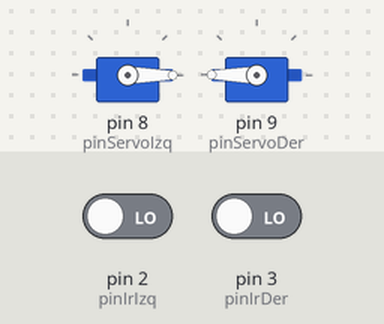
A sketch run on a simulated Arduino Uno, built with avr-gcc and run on an emulated ATmega328P. Parts: 2 × servo. The inputs (shaded band) are chosen by the test bench; at power-on: pin 2 (pinIrIzq) LOW, pin 3 (pinIrDer) LOW.

Above: at 1.2 s.
1.3 s: pin 2 (pinIrIzq) driven HIGH
At 2.0 s:
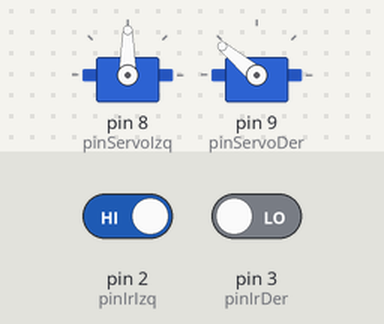
2.8 s: pin 3 (pinIrDer) driven HIGH
At 2.95 s:
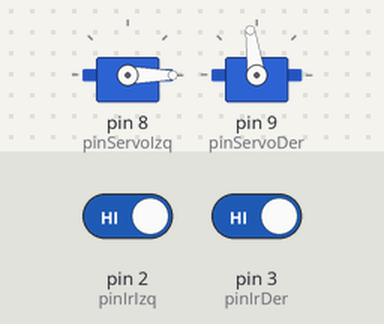
5.8 s: pin 2 (pinIrIzq) driven LOW
At 6.6 s:
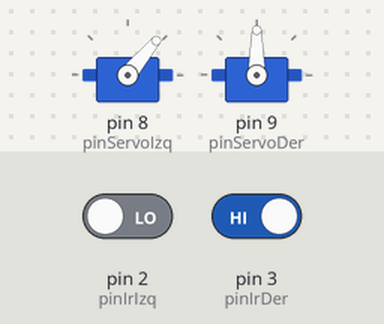
7.3 s: pin 3 (pinIrDer) driven LOW
At 7.7 s:
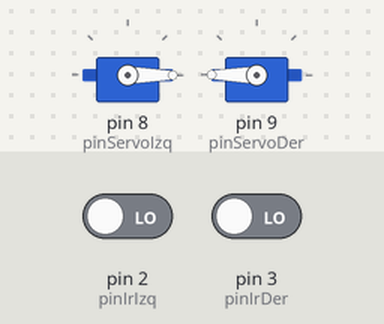
Timing chart, 0 to 9.8 s (numbered marks = the images above; inputs shaded):
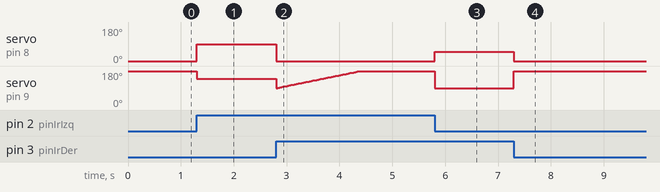

Measured:
- after the input at 1.3 s, servo on pin 8 (pinServoIzq): 0° → 90° at once; servo on pin 9 (pinServoDer): 180° → 140° at once
- after the input at 2.8 s, servo on pin 8 (pinServoIzq): 90° → 0° at once
- after the input at 5.8 s, servo on pin 8 (pinServoIzq): 0° → 50° at once; servo on pin 9 (pinServoDer): 180° → 90° at once
- after the input at 7.3 s, servo on pin 8 (pinServoIzq): 50° → 0° at once; servo on pin 9 (pinServoDer): 90° → 180° at once

The sketch:

Actividad-9.2.ino
```cpp
#include <Servo.h>

int NO_LINEA = 1;
int LINEA = 0;

Servo servoIzq;
Servo servoDer;

int pinServoDer = 9;
int pinServoIzq = 8;
int pinIrDer = 3;
int pinIrIzq = 2;

struct Salida {
  boolean activo = false;
  int servoIzq = -1;
  int servoDer = 90;
};

Salida sComp1 ;
Salida sComp2 ;
Salida sComp3 ;

double control = 0.0;
int reiniciar = 0;

void setup() {
  Serial.begin(9600);
  pinMode( pinIrDer , INPUT);
  pinMode( pinIrIzq , INPUT);

  servoIzq.attach(pinServoIzq);
  servoDer.attach(pinServoDer);
}

void loop() {
  int valorSensorIzq = digitalRead(pinIrIzq);
  int valorSensorDer = digitalRead(pinIrDer);
  //Serial.println("Izq: " + String(valorSensorIzq) + " Der: " + String(valorSensorDer) + " -------------------------------------------------------------");

  comp1_EntratEnPista(valorSensorIzq, valorSensorDer);
  if ( sComp1.activo ) {
    // Sí este está activo hay que entrar en pista

    servoIzq.write(sComp1.servoIzq);
    servoDer.write(sComp1.servoDer);
    return;
  }

  comp2_CorregirTrayectoria(valorSensorIzq, valorSensorDer);
  if ( sComp2.activo ) {
    // Sí este está activo hay que entrar en pista

    servoIzq.write(sComp2.servoIzq);
    servoDer.write(sComp2.servoDer);
    return;
  }

  comp3_Avanzar(valorSensorIzq, valorSensorDer);
  if ( sComp3.activo ) {
    // Sí este está activo hay que entrar en pista

    servoIzq.write(sComp3.servoIzq);
    servoDer.write(sComp3.servoDer);
    return;
  }


}

void comp1_EntratEnPista(int valorSensorIzq, int valorSensorDer) {
  sComp1.activo = false;
  if ( valorSensorIzq == NO_LINEA && valorSensorDer == NO_LINEA ) {
    sComp1.activo = true;
    control += 0.01;
    sComp1.servoIzq = 0;
    sComp1.servoDer = 90 + control;

  }
}

void comp2_CorregirTrayectoria(int valorSensorIzq, int valorSensorDer) {
  control = 0.0;
  sComp2.activo = false;
  if ( valorSensorIzq == LINEA && valorSensorDer == NO_LINEA ) {
    sComp2.activo = true;
    sComp2.servoIzq = 50;
    sComp2.servoDer = 90;
  }
  if ( valorSensorIzq == NO_LINEA && valorSensorDer == LINEA ) {
    sComp2.activo = true;
    sComp2.servoIzq = 90;
    sComp2.servoDer = 140;
  }
}

void comp3_Avanzar(int valorSensorIzq, int valorSensorDer) {
  control = 0.0;
  sComp3.activo = false;
  if ( valorSensorIzq == LINEA && valorSensorDer == LINEA) {
    sComp3.activo = true;
    sComp3.servoIzq = 0;
    sComp3.servoDer = 180;
  }
}
```
